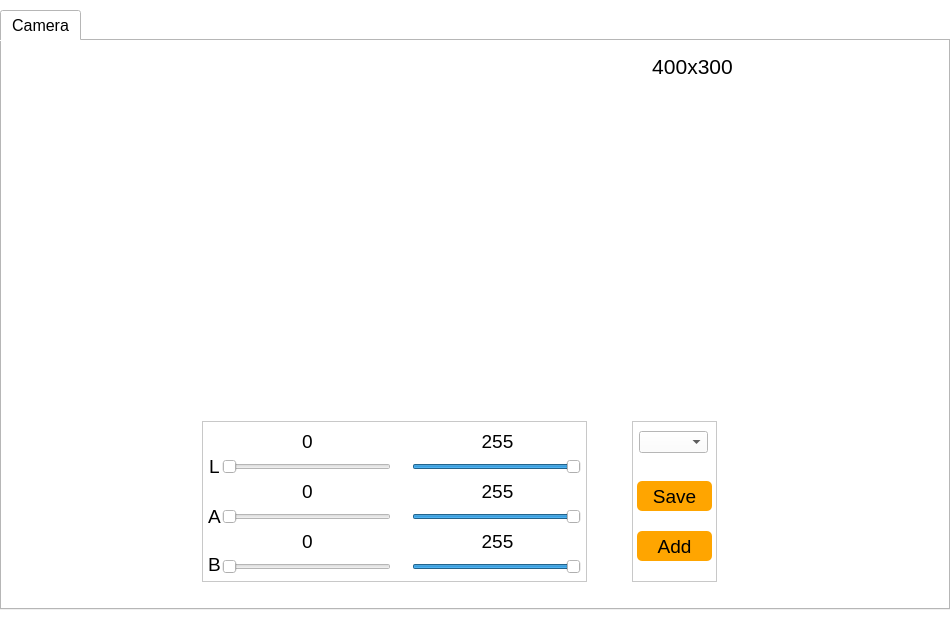
<?xml version="1.0" encoding="UTF-8"?>
<ui version="4.0">
 <class>Form</class>
 <widget class="QWidget" name="Form">
  <property name="windowModality">
   <enum>Qt::NonModal</enum>
  </property>
  <property name="enabled">
   <bool>true</bool>
  </property>
  <property name="geometry">
   <rect>
    <x>0</x>
    <y>0</y>
    <width>950</width>
    <height>620</height>
   </rect>
  </property>
  <property name="minimumSize">
   <size>
    <width>0</width>
    <height>0</height>
   </size>
  </property>
  <property name="maximumSize">
   <size>
    <width>950</width>
    <height>620</height>
   </size>
  </property>
  <property name="font">
   <font>
    <family>Arial</family>
    <pointsize>11</pointsize>
   </font>
  </property>
  <property name="focusPolicy">
   <enum>Qt::NoFocus</enum>
  </property>
  <property name="contextMenuPolicy">
   <enum>Qt::NoContextMenu</enum>
  </property>
  <property name="acceptDrops">
   <bool>false</bool>
  </property>
  <property name="windowTitle">
   <string>LAB_Tool 1.0</string>
  </property>
  <property name="autoFillBackground">
   <bool>false</bool>
  </property>
  <property name="styleSheet">
   <string notr="true">background-color: rgb(255, 255, 255);</string>
  </property>
  <widget class="QTabWidget" name="tabWidget">
   <property name="geometry">
    <rect>
     <x>0</x>
     <y>10</y>
     <width>950</width>
     <height>600</height>
    </rect>
   </property>
   <property name="font">
    <font>
     <family>Arial</family>
     <pointsize>12</pointsize>
    </font>
   </property>
   <property name="currentIndex">
    <number>0</number>
   </property>
   <widget class="QWidget" name="tab">
    <attribute name="title">
     <string>Camera</string>
    </attribute>
    <widget class="QLabel" name="label_8">
     <property name="geometry">
      <rect>
       <x>620</x>
       <y>10</y>
       <width>141</width>
       <height>31</height>
      </rect>
     </property>
     <property name="font">
      <font>
       <family>Arial</family>
       <pointsize>16</pointsize>
      </font>
     </property>
     <property name="text">
      <string>400x300</string>
     </property>
     <property name="alignment">
      <set>Qt::AlignCenter</set>
     </property>
    </widget>
    <widget class="QWidget" name="widget_12" native="true">
     <property name="geometry">
      <rect>
       <x>200</x>
       <y>380</y>
       <width>385</width>
       <height>161</height>
      </rect>
     </property>
     <property name="styleSheet">
      <string notr="true">#widget_12 {border:1px solid #242424;
border-color: rgb(200, 200, 200);}</string>
     </property>
     <widget class="QLabel" name="label_25">
      <property name="geometry">
       <rect>
        <x>5</x>
        <y>30</y>
        <width>15</width>
        <height>31</height>
       </rect>
      </property>
      <property name="font">
       <font>
        <family>Arial</family>
        <pointsize>14</pointsize>
       </font>
      </property>
      <property name="text">
       <string>L</string>
      </property>
      <property name="alignment">
       <set>Qt::AlignCenter</set>
      </property>
     </widget>
     <widget class="QLabel" name="label_26">
      <property name="geometry">
       <rect>
        <x>5</x>
        <y>80</y>
        <width>15</width>
        <height>31</height>
       </rect>
      </property>
      <property name="font">
       <font>
        <family>Arial</family>
        <pointsize>14</pointsize>
       </font>
      </property>
      <property name="text">
       <string>A</string>
      </property>
      <property name="alignment">
       <set>Qt::AlignCenter</set>
      </property>
     </widget>
     <widget class="QLabel" name="label_27">
      <property name="geometry">
       <rect>
        <x>5</x>
        <y>133</y>
        <width>15</width>
        <height>21</height>
       </rect>
      </property>
      <property name="font">
       <font>
        <family>Arial</family>
        <pointsize>14</pointsize>
       </font>
      </property>
      <property name="text">
       <string>B</string>
      </property>
      <property name="alignment">
       <set>Qt::AlignCenter</set>
      </property>
     </widget>
     <widget class="QSlider" name="horizontalSlider_LMin">
      <property name="geometry">
       <rect>
        <x>20</x>
        <y>35</y>
        <width>169</width>
        <height>22</height>
       </rect>
      </property>
      <property name="maximum">
       <number>255</number>
      </property>
      <property name="pageStep">
       <number>1</number>
      </property>
      <property name="orientation">
       <enum>Qt::Horizontal</enum>
      </property>
     </widget>
     <widget class="QSlider" name="horizontalSlider_AMin">
      <property name="geometry">
       <rect>
        <x>20</x>
        <y>85</y>
        <width>169</width>
        <height>22</height>
       </rect>
      </property>
      <property name="maximum">
       <number>255</number>
      </property>
      <property name="pageStep">
       <number>1</number>
      </property>
      <property name="orientation">
       <enum>Qt::Horizontal</enum>
      </property>
     </widget>
     <widget class="QSlider" name="horizontalSlider_BMin">
      <property name="geometry">
       <rect>
        <x>20</x>
        <y>135</y>
        <width>169</width>
        <height>22</height>
       </rect>
      </property>
      <property name="maximum">
       <number>255</number>
      </property>
      <property name="pageStep">
       <number>1</number>
      </property>
      <property name="orientation">
       <enum>Qt::Horizontal</enum>
      </property>
     </widget>
     <widget class="QLabel" name="label_LMin">
      <property name="geometry">
       <rect>
        <x>80</x>
        <y>10</y>
        <width>51</width>
        <height>20</height>
       </rect>
      </property>
      <property name="font">
       <font>
        <family>Arial</family>
        <pointsize>14</pointsize>
       </font>
      </property>
      <property name="text">
       <string>0</string>
      </property>
      <property name="alignment">
       <set>Qt::AlignCenter</set>
      </property>
     </widget>
     <widget class="QLabel" name="label_AMin">
      <property name="geometry">
       <rect>
        <x>80</x>
        <y>60</y>
        <width>51</width>
        <height>21</height>
       </rect>
      </property>
      <property name="font">
       <font>
        <family>Arial</family>
        <pointsize>14</pointsize>
       </font>
      </property>
      <property name="text">
       <string>0</string>
      </property>
      <property name="alignment">
       <set>Qt::AlignCenter</set>
      </property>
     </widget>
     <widget class="QLabel" name="label_BMin">
      <property name="geometry">
       <rect>
        <x>80</x>
        <y>110</y>
        <width>51</width>
        <height>21</height>
       </rect>
      </property>
      <property name="font">
       <font>
        <family>Arial</family>
        <pointsize>14</pointsize>
       </font>
      </property>
      <property name="text">
       <string>0</string>
      </property>
      <property name="alignment">
       <set>Qt::AlignCenter</set>
      </property>
     </widget>
     <widget class="QSlider" name="horizontalSlider_LMax">
      <property name="geometry">
       <rect>
        <x>210</x>
        <y>35</y>
        <width>169</width>
        <height>22</height>
       </rect>
      </property>
      <property name="maximum">
       <number>255</number>
      </property>
      <property name="pageStep">
       <number>1</number>
      </property>
      <property name="value">
       <number>255</number>
      </property>
      <property name="orientation">
       <enum>Qt::Horizontal</enum>
      </property>
     </widget>
     <widget class="QSlider" name="horizontalSlider_AMax">
      <property name="geometry">
       <rect>
        <x>210</x>
        <y>85</y>
        <width>169</width>
        <height>22</height>
       </rect>
      </property>
      <property name="maximum">
       <number>255</number>
      </property>
      <property name="pageStep">
       <number>1</number>
      </property>
      <property name="value">
       <number>255</number>
      </property>
      <property name="orientation">
       <enum>Qt::Horizontal</enum>
      </property>
     </widget>
     <widget class="QSlider" name="horizontalSlider_BMax">
      <property name="geometry">
       <rect>
        <x>210</x>
        <y>135</y>
        <width>169</width>
        <height>22</height>
       </rect>
      </property>
      <property name="maximum">
       <number>255</number>
      </property>
      <property name="pageStep">
       <number>1</number>
      </property>
      <property name="value">
       <number>255</number>
      </property>
      <property name="orientation">
       <enum>Qt::Horizontal</enum>
      </property>
     </widget>
     <widget class="QLabel" name="label_LMax">
      <property name="geometry">
       <rect>
        <x>270</x>
        <y>10</y>
        <width>51</width>
        <height>20</height>
       </rect>
      </property>
      <property name="font">
       <font>
        <family>Arial</family>
        <pointsize>14</pointsize>
       </font>
      </property>
      <property name="text">
       <string>255</string>
      </property>
      <property name="alignment">
       <set>Qt::AlignCenter</set>
      </property>
     </widget>
     <widget class="QLabel" name="label_AMax">
      <property name="geometry">
       <rect>
        <x>270</x>
        <y>60</y>
        <width>51</width>
        <height>20</height>
       </rect>
      </property>
      <property name="font">
       <font>
        <family>Arial</family>
        <pointsize>14</pointsize>
       </font>
      </property>
      <property name="text">
       <string>255</string>
      </property>
      <property name="alignment">
       <set>Qt::AlignCenter</set>
      </property>
     </widget>
     <widget class="QLabel" name="label_BMax">
      <property name="geometry">
       <rect>
        <x>270</x>
        <y>110</y>
        <width>51</width>
        <height>20</height>
       </rect>
      </property>
      <property name="font">
       <font>
        <family>Arial</family>
        <pointsize>14</pointsize>
       </font>
      </property>
      <property name="text">
       <string>255</string>
      </property>
      <property name="alignment">
       <set>Qt::AlignCenter</set>
      </property>
     </widget>
    </widget>
    <widget class="QWidget" name="widget_15" native="true">
     <property name="geometry">
      <rect>
       <x>630</x>
       <y>380</y>
       <width>85</width>
       <height>161</height>
      </rect>
     </property>
     <property name="styleSheet">
      <string notr="true">#widget_15 {border:1px solid #242424;
border-color: rgb(200, 200, 200);}</string>
     </property>
     <widget class="QComboBox" name="comboBox_color">
      <property name="geometry">
       <rect>
        <x>7</x>
        <y>10</y>
        <width>69</width>
        <height>22</height>
       </rect>
      </property>
     </widget>
     <widget class="QPushButton" name="pushButton_labWrite">
      <property name="geometry">
       <rect>
        <x>5</x>
        <y>60</y>
        <width>75</width>
        <height>30</height>
       </rect>
      </property>
      <property name="font">
       <font>
        <family>Arial</family>
        <pointsize>14</pointsize>
       </font>
      </property>
      <property name="styleSheet">
       <string notr="true">QPushButton{background-color: rgb(255, 165, 0);}
QPushButton:hover{background-color:  rgb(255, 210, 0);}
QPushButton{border-radius:5px;}</string>
      </property>
      <property name="text">
       <string>Save</string>
      </property>
     </widget>
     <widget class="QPushButton" name="pushButton_AddColor">
      <property name="geometry">
       <rect>
        <x>5</x>
        <y>110</y>
        <width>75</width>
        <height>30</height>
       </rect>
      </property>
      <property name="font">
       <font>
        <family>Arial</family>
        <pointsize>14</pointsize>
       </font>
      </property>
      <property name="styleSheet">
       <string notr="true">QPushButton{background-color: rgb(255, 165, 0);}
QPushButton:hover{background-color:  rgb(255, 210, 0);}
QPushButton{border-radius:5px;}</string>
      </property>
      <property name="text">
       <string>Add</string>
      </property>
     </widget>
    </widget>
    <widget class="QLabel" name="label_process">
     <property name="geometry">
      <rect>
       <x>50</x>
       <y>50</y>
       <width>400</width>
       <height>300</height>
      </rect>
     </property>
     <property name="text">
      <string/>
     </property>
    </widget>
    <widget class="QLabel" name="label_orign">
     <property name="geometry">
      <rect>
       <x>500</x>
       <y>50</y>
       <width>400</width>
       <height>300</height>
      </rect>
     </property>
     <property name="text">
      <string/>
     </property>
    </widget>
    <zorder>widget_15</zorder>
    <zorder>widget_12</zorder>
    <zorder>label_8</zorder>
    <zorder>label_process</zorder>
    <zorder>label_orign</zorder>
   </widget>
  </widget>
 </widget>
 <resources/>
 <connections/>
</ui>
